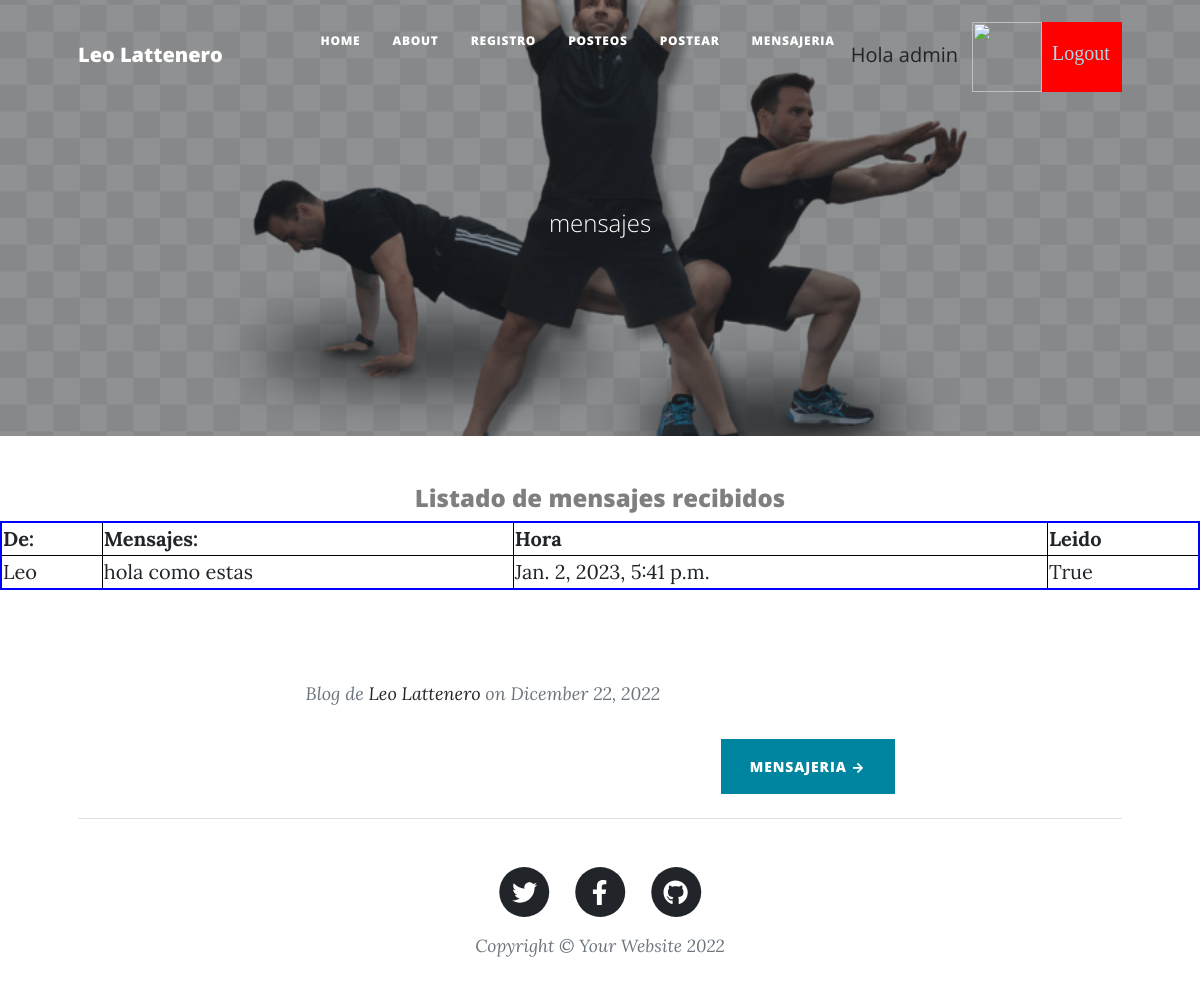
/MensajeRecibido (signed in), run on the app's committed database.
### Chat/models.py (models this page shows)
class Mensaje(models.Model):
    enviar = models.ForeignKey(User, on_delete=models.CASCADE, related_name='sender')
    recibir = models.ForeignKey(User, on_delete=models.CASCADE, related_name='receiver')
    mensaje = models.TextField(max_length=5000)
    hora = models.DateTimeField(auto_now_add=True)
    leido = models.BooleanField(default=False)
    def __str__(self):
        return  str(self.leido) + " "+ self.mensaje + " "+ str(self.hora)

### Chat/views.py (the view)
# urls.py: path("MensajeRecibido", MensajeRecibido , name = "MensajeRecibido"),
def MensajeRecibido(request):
    usuario = request.user
    herram = Mensaje.objects.filter(recibir = usuario)
    for mensaje in herram:
        mensaje.leido = True
        mensaje.save()
    print(herram)
    return render(request, "MensajeRecibido.html", {"mensajes": herram, "imagen": obtenerAvatar(request)})

### AppLogin/views.py (called while the page is built)
def obtenerAvatar(request):
    if request.user.is_authenticated:
        lista=Avatar.objects.filter(user=request.user)
        if len(lista)!=0:
            imagen=lista[0].imagen.url
        else:
            imagen="/media/avatares/avatarpordefecto.jpg"
        return imagen

### Chat/templates/MensajeRecibido.html (shortened to what this page needs)
{% extends "inicioChat.html" %}
{% load static %}
{% block titulo %}
<span class="subheading">mensajes</span>
{% endblock %}
{% block contenido_que_cambia %}
<h4 class="text-black-50" style="text-align: center;">Listado de mensajes recibidos</h4>
<table width="100%" style="border: 2px solid blue;">
    <tr>
        <th>De:      </th>
        <th>Mensajes:   </th>
        <th>Hora        </th>
        <th>Leido       </th>
    </tr>
    {% for indice in mensajes %}
    <tr>
        <td>{{ indice.enviar }}</td>
        <td style="text-align: left;">{{ indice.mensaje }}</td>
        <td>{{ indice.hora }}</td>
        <td>{{ indice.leido }}</td>
    </tr>
    {% endfor %}
</table>
<br>
<br>
{% endblock %}

### Chat/templates/inicioChat.html (shortened to what this page needs)
<!DOCTYPE html>
<html lang="en">
    <head>
        {% load static %}
        <link href="{% static 'css/styles.css' %}" rel="stylesheet" />
    </head>
    <body>
        <nav class="navbar navbar-expand-lg navbar-light" id="mainNav">
            <div class="container px-4 px-lg-5">
                <a class="navbar-brand" href="index.html">Leo Lattenero </a>
                <div class="collapse navbar-collapse" id="navbarResponsive">
                    <ul class="navbar-nav ms-auto py-4 py-lg-0">
                        <li class="nav-item"><a class="nav-link px-lg-3 py-3 py-lg-4" href="{% url 'inicio' %}">Home</a></li>
                        <li class="nav-item"><a class="nav-link px-lg-3 py-3 py-lg-4" href="{% url 'about' %}">About</a></li>
                        <li class="nav-item"><a class="nav-link px-lg-3 py-3 py-lg-4" href="{% url 'register' %}">Registro</a></li>
                        {% if user.is_authenticated %}
                        <li class="nav-item"><a class="nav-link px-lg-3 py-3 py-lg-4" href="{% url 'posteos' %}">Posteos</a></li>
                        <li class="nav-item"><a class="nav-link px-lg-3 py-3 py-lg-4" href="{% url 'posteoForm' %}">Postear</a></li>
                        <li class="nav-item"><a class="nav-link px-lg-3 py-3 py-lg-4" href="{% url 'mensajeFormulario' %}">Mensajeria</a></li>
                        <p> Hola   {{ user.username }}</p>
                        <img src="{{ imagen }}" class="img" alt="">
                        <a class="bot2" href="{% url 'logout' %}">Logout</a>
                        {% else %}
                        <a class="bot" href="{% url 'login' %}">Login</a>
                        {% endif %}
                    </ul>
                </div>
            </div>
        </nav>
        <header class="masthead" style="background-image: url('../static/assets/img/home-bg.jpg')">
            <div class="container position-relative px-4 px-lg-5">
                <div class="row gx-4 gx-lg-5 justify-content-center">
                    <div class="col-md-10 col-lg-8 col-xl-7">
                        <div class="site-heading">
                            {% block titulo %}
                            {% endblock %}
                        </div>
                    </div>
                </div>
            </div>
        </header>
        {% block contenido_que_cambia %}
        {% endblock %}
        <div class="container px-4 px-lg-5">
            <div class="row gx-4 gx-lg-5 justify-content-center">
                <div class="col-md-10 col-lg-8 col-xl-7">
                    <div class="post-preview">
                        <p class="post-meta">
                            Blog de
                            <a href="about">Leo Lattenero </a>
                            on Dicember 22, 2022
                        </p>
                    <div class="d-flex justify-content-end mb-4"><a class="btn btn-primary text-uppercase" href="{% url 'mensajeFormulario' %}"> Mensajeria →</a></div>
                </div>
            </div>
        </div>
        <footer class="border-top">
            <div class="container px-4 px-lg-5">
                <div class="row gx-4 gx-lg-5 justify-content-center">
                    <div class="col-md-10 col-lg-8 col-xl-7">
                        <ul class="list-inline text-center">
                            <li class="list-inline-item">
                                <a href="#!">
                                    <span class="fa-stack fa-lg">
                                        <i class="fas fa-circle fa-stack-2x"></i>
                                        <i class="fab fa-twitter fa-stack-1x fa-inverse"></i>
                                    </span>
                                </a>
                            </li>
                            <li class="list-inline-item">
                                <a href="#!">
                                    <span class="fa-stack fa-lg">
                                        <i class="fas fa-circle fa-stack-2x"></i>
                                        <i class="fab fa-facebook-f fa-stack-1x fa-inverse" ></i>
                                    </span>
                                </a>
                            </li>
                            <li class="list-inline-item">
                                <a href="https://github.com/LeoLatt">
                                    <span class="fa-stack fa-lg">
                                        <i class="fas fa-circle fa-stack-2x"></i>
                                        <i class="fab fa-github fa-stack-1x fa-inverse"></i>
                                    </span>
                                </a>
                            </li>
                        </ul>
                        <div class="small text-center text-muted fst-italic">Copyright &copy; Your Website 2022</div>
                    </div>
                </div>
            </div>
        </footer>
    </body>
</html>

### Chat/templates/inicioChat.html (style rules this page uses)
.img { margin-top: 14px; margin-left: 14px; width: 70px; height: 70px; }
.bot2 { display: inline-block; margin-top: 14px; background-color: red; font-family:'Times New Roman', Times, serif; width: 80px; height: 70px; padding: 16px 10px; color:lightblue; }

### Chat/templates/MensajeRecibido.html (style rules this page uses)
th, td { border: 1px solid black; }

### data on the page
Mensaje: enviar "Leo", mensaje "hola como estas", hora "Jan. 2, 2023, 5:41 p.m.", leido "True"

### other printed values
{{ user.username }} "admin"
